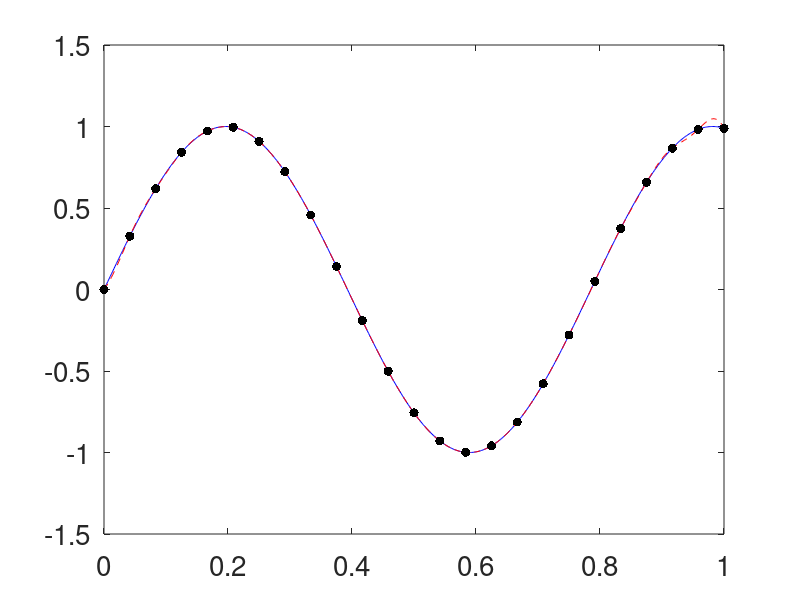

Source code (MATLAB):
%Cones and Kernel Approximation for Guarantees
%% Preliminaries
clear all
close all
format compact
set(0,'defaultaxesfontsize',20,'defaulttextfontsize',20)
testfun=@(x) sin(8*x);

%% Kernel
a=20;
kernel=@(x,t) exp(-(a.^2)*(bsxfun(@minus,x,t')).^2);

%% Data and spline approximation
n=25;
xnode=linspace(0,1,n)';
Kmat=kernel(xnode,xnode);
condK=cond(Kmat)
y=testfun(xnode);
c=Kmat\y;
splinef=@(x) kernel(x,xnode)*c;

%% Plot of test function and spline
nplot=500;
xplot=linspace(0,1,nplot)';
plot(xplot,testfun(xplot),'b-',...
    xplot,splinef(xplot),'r--',...
    xnode,y,'k.','markersize',20,...
    'linewidth',3)
ntest=1000;
xtest=linspace(0,1,ntest)';

%% Root mean square error
error=sqrt(mean((testfun(xtest)-splinef(xtest)).^2))

normHsplinef=c'*y
xpxt=bsxfun(@plus,xnode,xnode');
Ktildemat=(sqrt(pi/2)/(2*a)) ...
    *exp(-((a^2)/2)*(bsxfun(@minus,xnode,xnode').^2)) ...
    .*(-erf((a/sqrt(2))*(xpxt-2)) + erf((a/sqrt(2))*xpxt));
condKtilde=cond(Ktildemat)
Herrbd=1-trace(Ktildemat/Kmat)
guesserrest=Herrbd*normHsplinef
